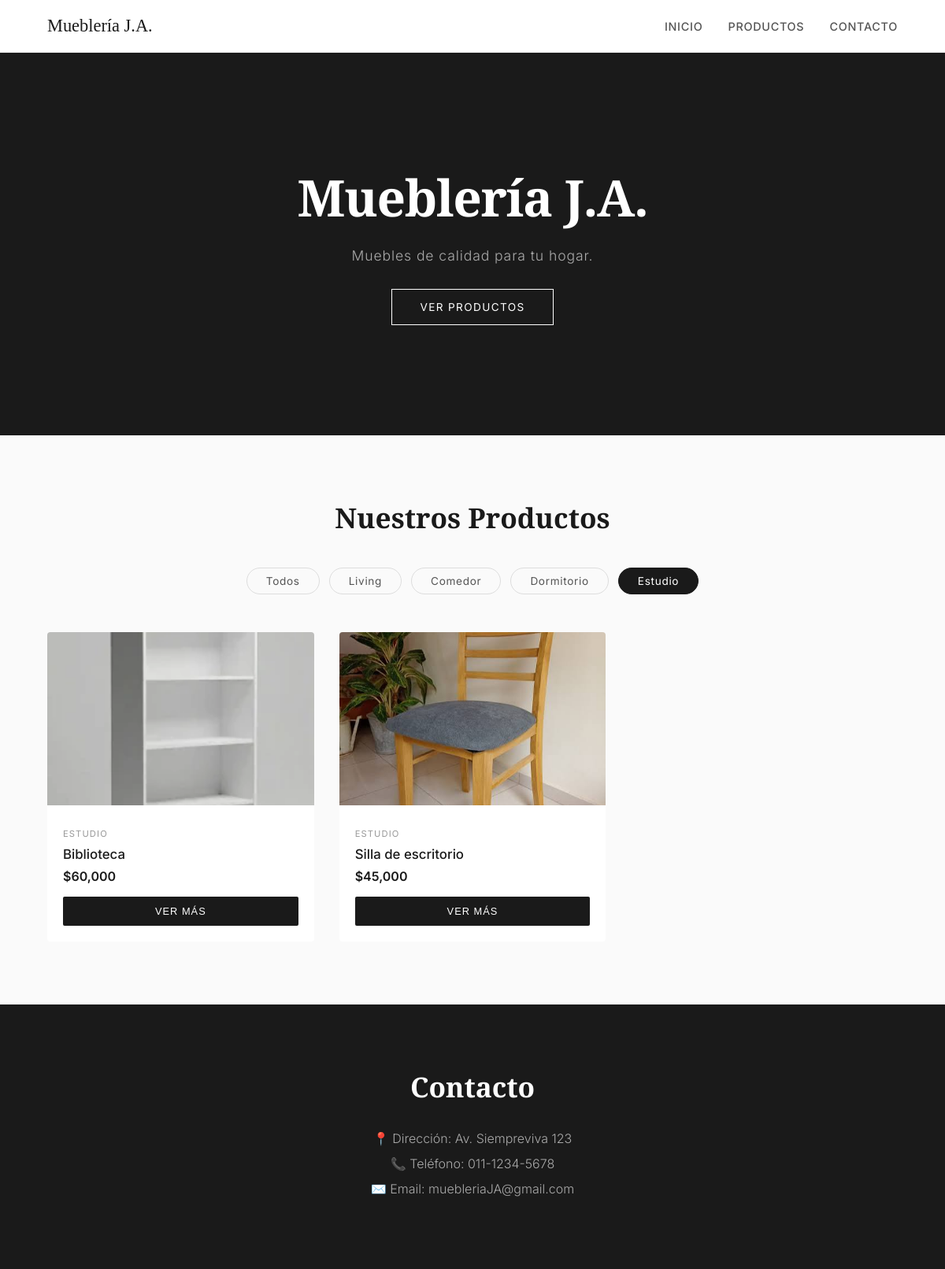
Page /?categoria=Estudio on the committed database.
### tables this page shows
CREATE TABLE productos (
            id INTEGER PRIMARY KEY AUTOINCREMENT,
            nombre TEXT NOT NULL,
            precio REAL NOT NULL,
            categoria TEXT NOT NULL,
            imagen TEXT NOT NULL,
            descripcion TEXT,
            medidas TEXT
        );

### app.py (the view)
@app.route("/")
def inicio():
    categoria = request.args.get("categoria")
    productos = obtener_productos(categoria)
    return render_template("index.html", productos=productos, categoria=categoria)

### database.py (called while the page is built)
def conectar():
    return sqlite3.connect("productos.db")

def obtener_productos(categoria=None):
    con = conectar()
    cursor = con.cursor()
    if categoria:
        cursor.execute("SELECT * FROM productos WHERE categoria = ?", (categoria,))
    else:
        cursor.execute("SELECT * FROM productos")
    productos = cursor.fetchall()
    con.close()
    return productos

### templates/index.html (shortened to what this page needs)
<!DOCTYPE html>
<html lang="es">
  <head>
    <link rel="stylesheet" href="{{ url_for('static', filename='style.css') }}">
  </head>
  <body>
    <nav>
      <span>Mueblería J.A.</span>
      <a href="#inicio">Inicio</a>
      <a href="#productos">Productos</a>
      <a href="#contacto">Contacto</a>
    </nav>
    <section id="inicio">
      <h1>Mueblería J.A.</h1>
      <p>Muebles de calidad para tu hogar.</p>
      <a href="#productos" class="btn-hero">Ver productos</a>
    </section>
    <section id="productos">
      <h2>Nuestros Productos</h2>
      <div class="filtros">
        <a href="/?#productos" class="filtro {% if not categoria %}activo{% endif %}">Todos</a>
        <a href="/?categoria=Living#productos" class="filtro {% if categoria == 'Living' %}activo{% endif %}">Living</a>
        <a href="/?categoria=Comedor#productos" class="filtro {% if categoria == 'Comedor' %}activo{% endif %}">Comedor</a>
        <a href="/?categoria=Dormitorio#productos" class="filtro {% if categoria == 'Dormitorio' %}activo{% endif %}">Dormitorio</a>
        <a href="/?categoria=Estudio#productos" class="filtro {% if categoria == 'Estudio' %}activo{% endif %}">Estudio</a>
      </div>
      <div class="productos">
        {% for producto in productos %}
        <div class="producto">
          <img src="{{ url_for('static', filename='imagenes/' + producto[4]) }}" alt="{{ producto[1] }}" onclick="abrirLightbox(this.src)">
          <div class="producto-info">
            <span class="categoria">{{ producto[3] }}</span>
            <h3>{{ producto[1] }}</h3>
            <p class="precio">${{ "{:,.0f}".format(producto[2]) }}</p>
            <button class="btn" onclick="abrirModal('{{ producto[1] }}', '{{ producto[3] }}', '{{ "{:,.0f}".format(producto[2]) }}', '{{ url_for('static', filename='imagenes/' + producto[4]) }}', '{{ producto[5] }}', '{{ producto[6] }}')">Ver más</button>
          </div>
        </div>
        {% endfor %}
      </div>
    </section>
    <section id="contacto">
      <h2>Contacto</h2>
      <p>📍 Dirección: Av. Siempreviva 123</p>
      <p>📞 Teléfono: 011-1234-5678</p>
      <p>✉️ Email: muebleriaJA@gmail.com</p>
    </section>
  </body>
</html>

### static/style.css (style rules this page uses)
* { margin: 0; padding: 0; box-sizing: border-box; }
body { font-family: 'Inter', sans-serif; background-color: #fafafa; color: #1a1a1a; }
nav { background-color: #fff; padding: 20px 60px; display: flex; gap: 32px; align-items: center; border-bottom: 1px solid #eee; position: sticky; top: 0; z-index: 100; }
nav span { color: #1a1a1a; font-family: 'Playfair Display', serif; font-size: 1.4rem; margin-right: auto; }
nav a { color: #555; text-decoration: none; font-size: 0.9rem; font-weight: 500; letter-spacing: 0.05em; text-transform: uppercase; transition: color 0.2s; }
#inicio { background-color: #1a1a1a; color: white; text-align: center; padding: 140px 40px; position: relative; }
#inicio h1 { font-family: 'Playfair Display', serif; font-size: 4rem; margin-bottom: 20px; letter-spacing: -0.02em; }
#inicio p { font-size: 1.1rem; color: #aaa; font-weight: 300; letter-spacing: 0.05em; }
#inicio .btn-hero { display: inline-block; margin-top: 32px; padding: 14px 36px; border: 1px solid #fff; color: white; text-decoration: none; font-size: 0.85rem; letter-spacing: 0.1em; text-transform: uppercase; transition: all 0.3s; }
#productos { padding: 80px 60px; background-color: #fafafa; }
#productos h2 { font-family: 'Playfair Display', serif; font-size: 2.2rem; margin-bottom: 40px; text-align: center; }
.filtros { display: flex; gap: 12px; justify-content: center; margin-bottom: 48px; }
.filtro { padding: 8px 24px; border: 1px solid #ddd; border-radius: 30px; text-decoration: none; color: #555; font-size: 0.85rem; letter-spacing: 0.05em; transition: all 0.2s; }
.filtro:hover, .filtro.activo { background-color: #1a1a1a; border-color: #1a1a1a; color: white; }
.productos { display: grid; grid-template-columns: repeat(3, 1fr); gap: 32px; max-width: 1100px; margin: 0 auto; }
.producto { background-color: white; border-radius: 4px; overflow: hidden; transition: transform 0.3s, box-shadow 0.3s; }
.producto img { width: 100%; height: 220px; object-fit: cover; cursor: pointer; transition: opacity 0.3s; }
.producto-info { padding: 20px; }
.categoria { font-size: 0.7rem; color: #999; text-transform: uppercase; letter-spacing: 0.1em; }
.producto-info h3 { margin: 8px 0; font-size: 1.05rem; font-weight: 500; }
.precio { color: #1a1a1a; font-weight: 600; font-size: 1rem; margin-bottom: 16px; }
.btn { width: 100%; padding: 11px; background-color: #1a1a1a; color: white; border: none; border-radius: 2px; cursor: pointer; font-size: 0.8rem; letter-spacing: 0.08em; text-transform: uppercase; transition: background-color 0.2s; }
#contacto { background-color: #1a1a1a; color: white; text-align: center; padding: 80px 40px; }
#contacto h2 { font-family: 'Playfair Display', serif; font-size: 2.2rem; margin-bottom: 32px; }
#contacto p { margin-bottom: 12px; color: #aaa; font-weight: 300; }

### rows in the picture
productos: imagen (picture), categoria "ESTUDIO", nombre "Biblioteca", precio "60,000"
productos: imagen (picture), categoria "ESTUDIO", nombre "Silla de escritorio", precio "45,000"
